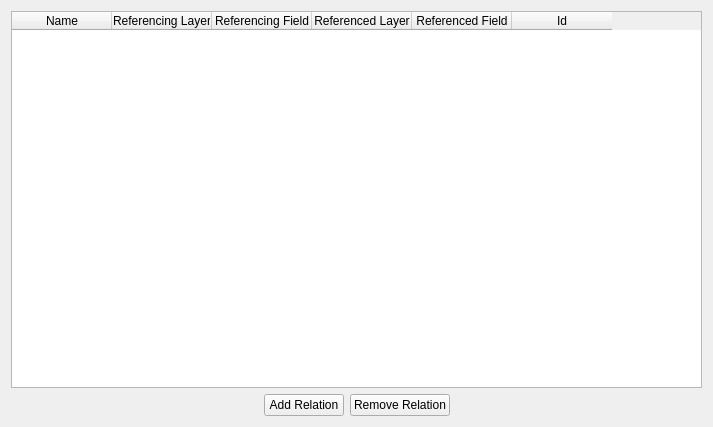
<?xml version="1.0" encoding="UTF-8"?>
<ui version="4.0">
 <class>QgsRelationManagerDialogBase</class>
 <widget class="QWidget" name="QgsRelationManagerDialogBase">
  <property name="geometry">
   <rect>
    <x>0</x>
    <y>0</y>
    <width>713</width>
    <height>427</height>
   </rect>
  </property>
  <property name="windowTitle">
   <string>Dialog</string>
  </property>
  <layout class="QVBoxLayout" name="verticalLayout">
   <item>
    <widget class="QTableWidget" name="mRelationsTable">
     <column>
      <property name="text">
       <string>Name</string>
      </property>
     </column>
     <column>
      <property name="text">
       <string>Referencing Layer</string>
      </property>
     </column>
     <column>
      <property name="text">
       <string>Referencing Field</string>
      </property>
     </column>
     <column>
      <property name="text">
       <string>Referenced Layer</string>
      </property>
     </column>
     <column>
      <property name="text">
       <string>Referenced Field</string>
      </property>
     </column>
     <column>
      <property name="text">
       <string>Id</string>
      </property>
     </column>
    </widget>
   </item>
   <item>
    <layout class="QHBoxLayout" name="horizontalLayout">
     <item>
      <spacer name="horizontalSpacer">
       <property name="orientation">
        <enum>Qt::Horizontal</enum>
       </property>
       <property name="sizeHint" stdset="0">
        <size>
         <width>40</width>
         <height>20</height>
        </size>
       </property>
      </spacer>
     </item>
     <item>
      <widget class="QPushButton" name="mBtnAddRelation">
       <property name="text">
        <string>Add Relation</string>
       </property>
       <property name="icon">
        <iconset resource="../../images/images.qrc">
         <normaloff>:/images/themes/default/mActionSignPlus.png</normaloff>:/images/themes/default/mActionSignPlus.png</iconset>
       </property>
      </widget>
     </item>
     <item>
      <widget class="QPushButton" name="mBtnRemoveRelation">
       <property name="text">
        <string>Remove Relation</string>
       </property>
       <property name="icon">
        <iconset resource="../../images/images.qrc">
         <normaloff>:/images/themes/default/symbologyRemove.png</normaloff>:/images/themes/default/symbologyRemove.png</iconset>
       </property>
      </widget>
     </item>
     <item>
      <spacer name="horizontalSpacer_2">
       <property name="orientation">
        <enum>Qt::Horizontal</enum>
       </property>
       <property name="sizeHint" stdset="0">
        <size>
         <width>40</width>
         <height>20</height>
        </size>
       </property>
      </spacer>
     </item>
    </layout>
   </item>
  </layout>
 </widget>
 <resources>
  <include location="../../images/images.qrc"/>
 </resources>
 <connections/>
</ui>
